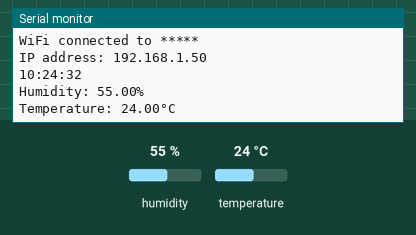
Simulated run of this sketch. Board: ESP8266 (NodeMCU). Parts: the last lines printed to the serial monitor. Inputs (shaded band) come from the test bench; at power-on: humidity 55 %, temperature 24 °C. WiFi joins after 1.5 s; servers stay silent unless stated; network time is answered at once with the bench clock; the local clock reads 2024-03-15 10:24:30 at power-on unless the sketch sets it.

Above: at 2.7 s.
2.8 s: humidity set to 22 %
At 5.0 s:
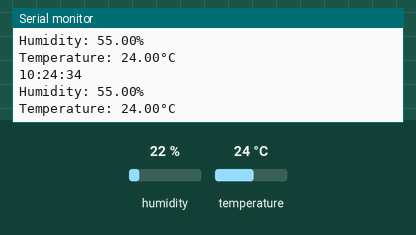
7.7 s: temperature set to 12 °C
At 9.3 s:
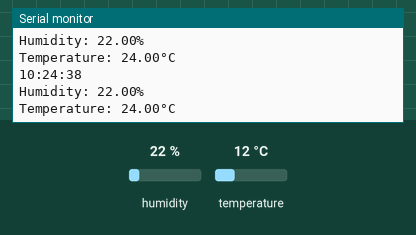
12.6 s: humidity set to 40 %
At 14.7 s:
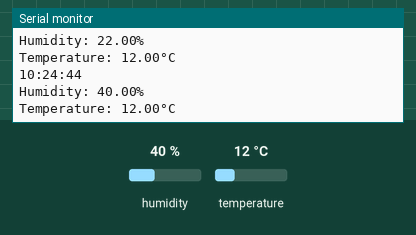
Timing chart, 0 to 16.2 s (numbered marks = the images above; inputs shaded):
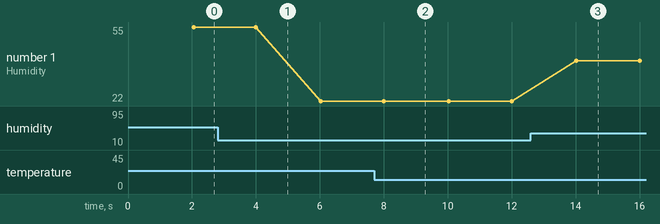

The sketch:

NodeMCU-DHT11.ino
```cpp
#include <Arduino.h>
#include <DHT.h>
#include <DHT_U.h>
#include <ESP8266WiFi.h>
#include <NTPClient.h>
#include <WiFiUdp.h>
#include <ESP8266HTTPClient.h>
#include <FirebaseArduino.h>

#include "credentials.h"

#define DHTPIN    D2
#define DHTTYPE   DHT11
#define BAUDRATE  115200


unsigned long prevMillis = 0; //Previous milliseconds
const long interval = 2000;

float humidity;     // percentage
float temperature;  // Celsius
String currTime;

DHT dht(DHTPIN, DHTTYPE);

WiFiUDP ntpUDP;
NTPClient timeClient(ntpUDP);

void setup() {
  Serial.begin(BAUDRATE);
  connectToWiFi(SSID, PASSWORD);
  Firebase.begin(FIREBASE_HOST, FIREBASE_AUTH);

  timeClient.begin();
  timeClient.setTimeOffset(-10800); //Brasilia Time(BRT) UTC -3
  dht.begin();
}

void loop() {
  // Milliseconds passed since the program started
  unsigned long currMillis = millis();

  // Sending data according to the interval
  if (currMillis - prevMillis >= interval) {
    prevMillis = currMillis;
    timeClient.update();
    currTime = timeClient.getFormattedTime();
    readSensors();
    displaySensors();
    sendDataToFirebase();
  }
}

void connectToWiFi(char const *ssid, char const *password) {
  // Setting the ESP8266 to be a WiFi-client
  WiFi.mode(WIFI_STA);

  delay(10);
  Serial.println();
  Serial.println();
  Serial.print("Connecting to ");
  Serial.print(ssid);

  // connecting to WiFi
  WiFi.disconnect();
  WiFi.begin(ssid, password);

  // Keep Loading while the wifi is not connected
  while (WiFi.status() != WL_CONNECTED) {
    delay(500);
    Serial.print(".");
  }

  Serial.println("");
  Serial.print("WiFi connected to ");
  Serial.println(ssid);
  Serial.print("IP address: ");
  Serial.println(WiFi.localIP());
  Serial.println("");
}

void readSensors() {
  // Reading Humidity value
  humidity = dht.readHumidity();

  // Reading temperature value
  temperature = dht.readTemperature();

  // Check if failed and exit.
  if (isnan(humidity) || isnan(temperature)) {
    Serial.println(F("Failed to read!"));
    return;
  }
}

void displaySensors() {
  Serial.println(currTime);
  Serial.print("Humidity: ");
  Serial.print(humidity);
  Serial.println("%");
  Serial.print("Temperature: ");
  Serial.print(temperature);
  Serial.println("°C");
}

void sendDataToFirebase() {
  String humValue = Firebase.pushFloat("dht11/humidity", humidity);
  if (Firebase.failed()) {
    Serial.print("\nError pushing /dht11/humidity failed: " + humValue);
    Serial.println(Firebase.error());
    return;
  }

  String tempValue = Firebase.pushFloat("dht11/temperature", temperature);
  if (Firebase.failed()) {
    Serial.print("\nError pushing /dht11/temperature failed:" + tempValue);
    Serial.println(Firebase.error());
    return;
  }

  Firebase.pushString("dht11/time", currTime);
}
```

credentials.h
```cpp
#define SSID "*****"
#define PASSWORD "*****"

#define FIREBASE_HOST "*****.firebaseio.com"
#define FIREBASE_AUTH "*******"
```

Measured:
- after the input at 12.6 s, the serial monitor: prints a new line after 1.4 s (image 3)
- plotted number 1: 55 → 22 after the input at 2.8 s
